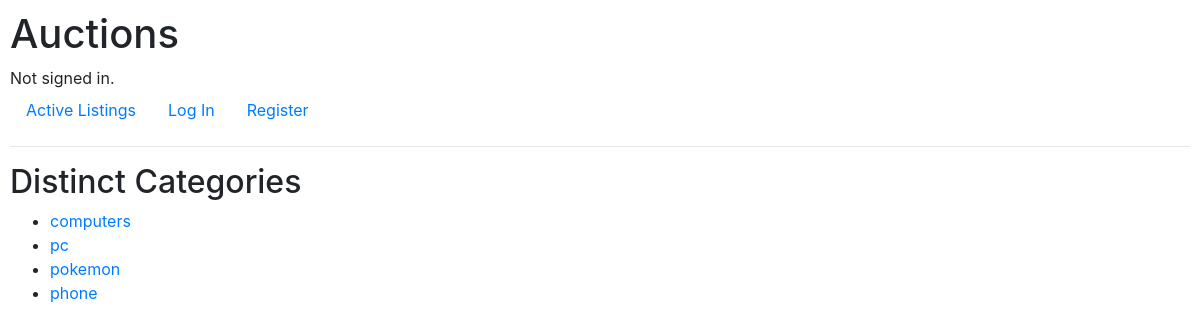
The page /category/ on the database its author committed.
### auctions/models.py (models this page shows)
class AuctionListing(models.Model):
    title = models.CharField(max_length=100)
    startingBid = models.IntegerField(default=0)
    currentBid = models.IntegerField(default=0)
    image = models.URLField(null=True, blank=True, max_length=2000)
    category = models.CharField(max_length=64, null=True, blank=True)
    user = models.ForeignKey(User, on_delete=models.CASCADE, default=1)

### auctions/views.py (the view)
# urls.py: path('category/', views.category, name='category'),
def category(request):
    distinct_categories = AuctionListing.objects.values_list(
        'category', flat=True).distinct()
    distinct_categories = distinct_categories.exclude(category__exact='')
    return render(request, "auctions/category.html", {
        'Listings': distinct_categories,
    })

### auctions/templates/auctions/category.html
{% extends "auctions/layout.html" %}
{% block body %}
     {% if selected_category %}
        <h2>{{ selected_category }} Auctions</h2>
        <ul>
            {% for listing in auction_listings %}
                <li>
                    <a href="{% url 'item' listing.id %}">{{ listing.title }}</a>
                </li>
            {% empty %}
                <li>No Auctions in this category.</li>
            {% endfor %}
        </ul>
        <a href="{% url 'category' %}">Back to Categories</a>
    {% else %}
        <h2>Distinct Categories</h2>
        <ul>
            {% for category in Listings %}
                <li>
                    <a href="{%url 'category_selected' category%}">{{ category }}</a>
                </li>
            {% endfor %}
        </ul>
    {% endif %}
{% endblock %}

### auctions/static/auctions/styles.css (style rules this page uses)
body { padding: 10px; }

### rows shown on the page
AuctionListing: category "computers"
AuctionListing: category "pokemon"
AuctionListing: category "phone"

### other values the page prints
{{ category }} "pc"
